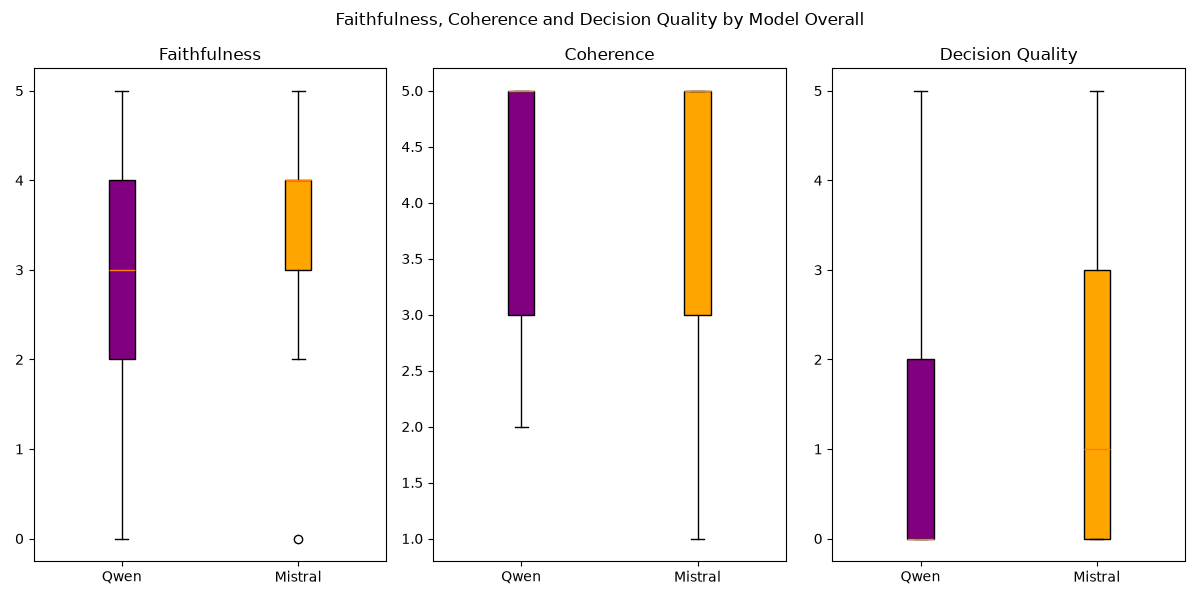

The script that saved this image:
import matplotlib.pyplot as plt
import numpy as np
import matplotlib
import pandas as pd
import seaborn as sns

matplotlib.use('Agg')

df = pd.read_csv("./Reesults.csv")


print(df.info())


reasoning = df.loc[df["Model"] == "Qwen"]
non_reasoning = df.loc[df["Model"] == "Mistral"]





fig, ax = plt.subplots(figsize=(12,6), ncols=3, nrows=1)

df_cleaned_reasoning_faithfulness = reasoning.dropna(subset=['Faithfulness'])
df_cleaned_non_reasoning_faithfulness = non_reasoning.dropna(subset=['Faithfulness'])

df_cleaned_reasoning_coherence = reasoning.dropna(subset=['Coherence'])
df_cleaned_non_reasoning_coherence = non_reasoning.dropna(subset=['Coherence'])

df_cleaned_reasoning_dq = reasoning.dropna(subset=['Decision Quality'])
df_cleaned_non_reasoning_dq = non_reasoning.dropna(subset=['Decision Quality'])


ax1 = ax[0].boxplot([df_cleaned_reasoning_faithfulness["Faithfulness"], df_cleaned_non_reasoning_faithfulness["Faithfulness"]], tick_labels=["Qwen", "Mistral"], patch_artist=True)
ax[0].set_title("Faithfulness")

ax2 = ax[1].boxplot([df_cleaned_reasoning_coherence["Coherence"], df_cleaned_non_reasoning_coherence["Coherence"]], tick_labels=["Qwen", "Mistral"], patch_artist=True)
ax[1].set_title("Coherence")

ax3 = ax[2].boxplot([df_cleaned_reasoning_dq["Decision Quality"], df_cleaned_non_reasoning_dq["Decision Quality"]], tick_labels=["Qwen", "Mistral"], patch_artist=True)
ax[2].set_title("Decision Quality")

colours = ["purple", "orange"]

for plot in (ax1, ax2, ax3):
    for patch, colour in zip(plot["boxes"], colours):
        patch.set_facecolor(colour)

plt.suptitle("Faithfulness, Coherence and Decision Quality by Model Overall", x=0.5, ha='center') 
plt.tight_layout()
plt.savefig("overall.png")
